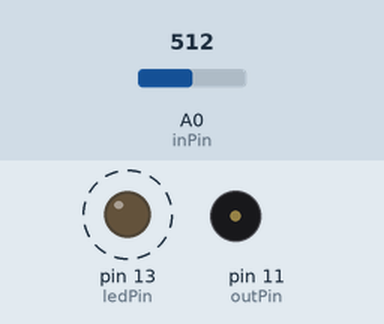
This sketch was run on a simulated Arduino Uno, built with avr-gcc and run on an emulated ATmega328P. Shown: output pins drawn as LEDs (lit = HIGH), buzzer (waves = sounding). Dashed ring = blinking. Inputs (shaded band) come from the test bench; at power-on: A0 (inPin) = 512. What the sketch prints to the serial monitor is not drawn.

Above: at 0.4 s.
Timing chart, 0 to 3.0 s (numbered marks = the images above):
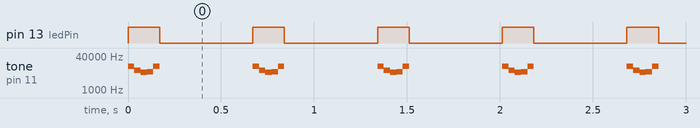

The sketch:

sketch_2.ino
```cpp
/**
 * Checks a light sensor, encodes its current value into a
 */
const int ledPin = 13; // built-in LED
const int outPin = 11; // PWM Port OUT
const int inPin  = 0;  // Light Sensor IN

const char STX = '?';  // Start Token
const char ETX = '@';  // End Token

const unsigned int SAMPLE_RATE = 44100; // Hz
const int SAMPLES = 512 ; // Num of Samples (128,256,512,1024)
const int REPEAT = 3;     // prolong the signal
const int OFFSET = 60;    // 60 un-usable buckets on the spectrum's lower end

const double FREQ_RES = (double) SAMPLE_RATE / (double) SAMPLES; // 44100/512 = 86.13 freq per bucket
const int DURATION = (int) REPEAT * (1000 / FREQ_RES); // about 35ms
const int ENC_ETX = encodeAscii(ETX); // pre-calc for later use in loop

unsigned int frq[6]; // global frequency array, changes for every run

void setup() {
  pinMode(ledPin, OUTPUT);
  pinMode(outPin, OUTPUT);
  pinMode(inPin,  INPUT);
  Serial.begin(9600);  // debugging on
}

/**
 * Encode the given int value into an frequency array
 * Wrap the message into Start and End tags
 */
void encodeInt(int m) {
  char message[5];
  itoa(m,message,10);

  frq[0] = encodeAscii(STX);
  for (int i=0; i<5; i++) {
    if ('\0'==message[i]) { // replace '\0' marker w/ ETX
      frq[i+1] = encodeAscii(ETX);
      break;
    }
    frq[i+1] = encodeAscii(message[i]);
  }
}

/**
 * Encode a single character:
 * ACSCII range is about 45 .. 100
 * Unusable range is 60, therefore
 * ((5 * (c-45) + 60) * FREQ_RES)
 */
unsigned int encodeAscii(char c) {
  return (unsigned int) ((5 * (c-45) + OFFSET) * FREQ_RES);
}

void loop() {
  const int brightness = analogRead(inPin); // reads value 0-1023
  encodeInt(brightness); // into global frq[]

  digitalWrite(ledPin, HIGH);

  int i=0;
  do { // loop through the frequency array
    tone(outPin, frq[i]);
    delay(DURATION);
    noTone(outPin);
  } while (frq[i++]!=ENC_ETX);

  digitalWrite(ledPin, LOW);
  delay(500);
  Serial.println(brightness);
}
```

Measured:
- by itself, pin 13 (ledPin): alternates HIGH for 0.17 s and LOW for 0.50 s
- by itself, tone on pin 11 (outPin): repeats every 0.67 s: 8613 Hz 0.03 s, 6890 Hz 0.03 s, 7321 Hz 0.03 s, 13350 Hz 0.03 s, silent 0.50 s, 12919 Hz 0.03 s
